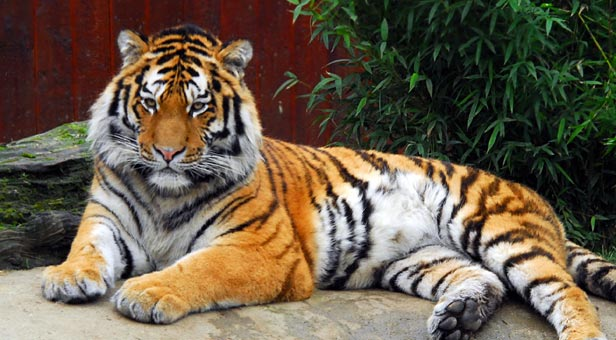
#> input picture Images-jpg/tiger1.jpg, 616 x 340 px
$ python kmeans_example.py
#> lines starting #> are read from the running program, lines starting #| are printed output that depends on the picture; after the words box and inside, x2 and y2 are one past the last pixel; in counts of white or black regions, pixels touching at a corner belong together
### lab3.py
import numpy as np
import scipy.stats
import sklearn.mixture
from scipy.spatial import distance_matrix
import matplotlib.pyplot as plt
from Functions import *
from gaussfft import gaussfft


def kmeans_segm(image, K, L, seed=42):
    """
    Implement a function that uses K-means to find cluster 'centers'
    and a 'segmentation' with an index per pixel indicating with
    cluster it is associated to.

    Input arguments:
        image - the RGB input image
        K - number of clusters
        L - number of iterations
        seed - random seed
    Output:
        segmentation: an integer image with cluster indices
        centers: an array with K cluster mean colors
    """

    flatten = np.reshape(image, (-1, 3))
    segmentation = flatten
    np.random.seed(seed)
    # centers = np.random.rand(K, 3) * 255.0
    spectre = np.unique(flatten, axis=0)
    randoms = np.random.randint(low=0, high=np.shape(spectre)[0], size=K)
    centers = spectre[randoms, :]
    old_centers = np.zeros(np.shape(centers))
    # movements = np.zeros(L)
    # for i in range(K):
    #     centers[i, :] = flatten[randoms[i]]
    converge = 0
    err = []
    for i in range(L):
        dists = distance_matrix(flatten, centers)
        # movements[i] = sum(np.min(dists, axis=1))   # pixels
        segmentation = np.argmin(dists,1)   # pixels
        # plt.hist(segmentation)
        # plt.show()
        for center in range(K):
            old_centers[center, :] = centers[center, :]
            cluster_points = np.nonzero(segmentation == center)
            cluster_points = np.reshape(cluster_points, (-1))
            # print(cluster_points)
            mean = np.mean(flatten[cluster_points])
            centers[center, :] = mean
        converge = i
        err.append(np.max(np.max(abs(old_centers - centers))))
        if np.max(np.max(abs(old_centers - centers))) < 0.01:
            break
    print("Converge at " + str(converge + 1))
    # plt.plot(err)
    # plt.title("K=" + str(K))
    # plt.show()
    if len(np.shape(image)) == 3:
        segmentation = np.reshape(segmentation, (np.shape(image)[0], np.shape(image)[1]))
    else:
        segmentation = np.reshape(segmentation, (np.shape(image)[0]))
    return segmentation, centers


# [60 lines left out: function mixture_prob, not called in this run]


# [2 lines that do not run on import are left out]

### Functions.py
import math
import numpy as np
import scipy
import scipy.ndimage
import matplotlib.pyplot as plt
from matplotlib.colors import ListedColormap
from scipy.signal import convolve2d

#  SHOWGREY(IMAGE, DISPLAY, RESOLUTION, ZMIN, ZMAX)
#    displays the real matrix IMAGE as a gray-level image on the screen.
#
#  Arguments:
#    If RESOLUTION is a scalar value, RESOLUTION distinct gray-levels,
#    equidistantly spaced between 0 (black) and 1 (white), are used.
#    If RESOLUTION is a vector, its elements (which should lie in the
#    interval [ 0, 1]) are used as gray-levels (colormap).
#
#    The (matrix element) values ZMIN and ZMAX are mapped to black and
#    white respectively. For a quantized image, it is often advisable
#    to set ZMAX to the first quantization level outside actual range.
#    Values in ] ZMIN, ZMAX[ are mapped by linear interpolation, whereas
#    values outside this interval are mapped to either black or white by
#    truncation.
#
#    If ZMIN and ZMAX are omitted, they are set to the true max
#    and min values of the elements of IMAGE.
#
#    If RESOLUTION is also omitted, it is assumed to be 64.
#    If ZMIN = ZMAX, the displayed image is thresholded at ZMAX.
#
# [23 lines left out: function showgrey, not called in this run]

#	SHOWFS( FREQSPEC, DISPLAY, RES) displays a compressed version
#	of the corresponding Fourier spectrum as a gray-level image.
#	RES distinct gray-levels, equidistantly spaced between 0 (black)
#	and 1 (white), are used. If RES is omitted, it is assumed to be 64.
#
def showfs(Image, display = True, res = 64):
	showgrey(np.log(1 + np.abs(np.fft.fftshift(Image))), display, res)


#	ROTIM = ROT( IMAGE, ANGLE, BKG) rotates the image IMAGE by an angle
#	ANGLE and sets the values of the background pixels to BKG.
#	If BKG is omitted, it is set to 0.
#	If ANGLE is also omitted, it is also set to 0.
#	This is not a very interesting rotation, but it will, like all
#	other values of ANGLE, create an output image ROTIM of size DxD,
#	where D = NORM( SIZE( IMAGE)), with the original image in the center.
#
# [193 lines left out: functions rot, pow2image, randphaseimage, deltafcn, variance, discgaussfft and 7 more, not called in this run]

# ZEROCROSSCURVES(ZERO, MASK) -- Extraction of zero-crossing curves
# Computes the zero-crossing curves from the image ZERO
# If the MASK image is specified, only point on the zero-crossing
# curves for which the mask value is True are reserved
# The format of these curves is a tuple of two arrays with (Y,X) coordinates.
#
def zerocrosscurves(zeropic, mask):
	curves = np.where(contour(zeropic) & mask.astype(int))
	return curves

# THRESHOLDCURVES(CURVES, MASK) -- Thresholding of curves
# Returns a new set of curves containing only those points
# in the polygons for which the mask value is True.
# The format of these curves is a tuple of two arrays with (Y,X) coordinates.
#
# [48 lines left out: functions thresholdcurves, overlaycurves, locmax8, not called in this run]

# IMEAN = MEAN_SEGMENTS(I, SEGM) computes the mean within clusters indexed per
# pixel by SEGM and returns in image with pixel values replaced by the means
#
def mean_segments(I, segm):
	Ivec = np.reshape(I, (-1, 3))
	idx = np.reshape(segm, (-1))
	L = np.max(idx) + 1
	centers = np.zeros((L, 3))
	h, _ = np.histogram(idx, L, (-0.5, L-0.5))
	for l in range(L):
		if h[l] > 0:
			centers[l,:] = np.mean(Ivec[idx == l], axis=0)
	return centers[segm,:]

# INEW = OVERLAY_BOUNDS(I, SEGM) creates a new image INEW with boundaries
# between clusters as indicated by the segmentation SEGM
#
def overlay_bounds(I, segm):
	(h, w) = np.shape(segm)
	grow = np.zeros((h + 1, w + 1), dtype = segm.dtype)
	grow[0:h,0:w] = segm
	mask = (segm != grow[1:h+1, 0:w]) | (segm != grow[0:h, 1:w+1])  | (segm != grow[1:h+1, 1:w+1])
	mask[0:h, w-1] = mask[h-1, 0:w] = False
	Inew = np.array(I)
	Inew[mask, 0] = 255
	Inew[mask, 1] = Inew[mask, 2] = 0
	return Inew

### kmeans_example.py
import sys
import numpy as np
from PIL import Image, ImageFilter
import matplotlib.pyplot as plt
from lab3 import kmeans_segm
from Functions import mean_segments, overlay_bounds

def kmeans_example():
    K = 20              # number of clusters used
    L = 200              # number of iterations
    seed = 14           # seed used for random initialization
    scale_factor = 0.25  # image downscale factor
    image_sigma = 1.0   # image preblurring scale

    # img = Image.open('Images-jpg/orange.jpg')
    img = Image.open('Images-jpg/tiger1.jpg')
#> img is the input picture: PIL image 616x340 RGB; mean R, G, B 106, 92.5, 74.4
    img = img.resize((int(img.size[0]*scale_factor), int(img.size[1]*scale_factor)))
#> img: PIL image 154x85 RGB

    h = ImageFilter.GaussianBlur(image_sigma)
    I = np.asarray(img.filter(ImageFilter.GaussianBlur(image_sigma))).astype(np.float32)
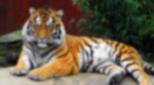
#> I: shape (85, 154, 3) float32; mean R, G, B 105.5, 92, 73.9
    segm, centers = kmeans_segm(I, K, L, seed)
#> in kmeans_segm, `centers = spectre[randoms, :]`: centers = 20 rows, first 8: [47, 45, 36], [186, 177, 161], [42, 43, 31], [127, 121, 120], [149, 138, 114], [135, 77, 28], [24, 26, 22], [133, 98, 66]
#> after the loop in kmeans_segm, `for i in range(L):`: centers = 20 rows, first 8: [51.44, 51.44, 51.44], [230.2, 230.2, 230.2], [34.18, 34.18, 34.18], [120.6, 120.6, 120.6], [130.2, 130.2, 130.2], [79.34, 79.34, 79.34], [27.01, 27.01, 27.01], [102, 102, 102]; err = 34 values, max 59.64 at index 0, min 0 at index 33, mean 3.1; old_centers has the same summary as centers
#> in kmeans_segm, `segmentation = np.reshape(segmentation, (np.shape(image)[0], np.shape(..`:
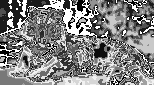
#> segmentation: shape (85, 154) int64; min 0, max 19, mean 9.7; drawn with min black and max white
    Iseg = mean_segments(img, segm)
#> in mean_segments, `idx = np.reshape(segm, (-1))`: idx = 13090 values, max 19 at index 9, min 0 at index 71, mean 9.7
#> in mean_segments, `L = np.max(idx) + 1`: L = 20
#> in mean_segments, `centers = np.zeros((L, 3))`: centers = 20 rows, first 8: [0, 0, 0], [0, 0, 0], [0, 0, 0], [0, 0, 0], [0, 0, 0], [0, 0, 0], [0, 0, 0], [0, 0, 0]
#> in mean_segments, `h, _ = np.histogram(idx, L, (-0.5, L-0.5))`: h = 20 values, max 1394 at index 19, min 194 at index 1, mean 654.5
#> after the loop in mean_segments, `for l in range(L):`: centers = 20 rows, first 8: [53.73, 52.38, 38.07], [237.4, 238.4, 239.3], [46.61, 32.62, 23.37], [156.7, 124.8, 87.98], [167, 137.6, 101.6], [87.58, 68.13, 50.9], [23.06, 33.55, 22.59], [126.3, 97.79, 68.75]
#> in mean_segments, `return centers[segm,:]`:
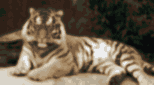
#> returned value: shape (85, 154, 3) float64; mean of channels 0, 1, 2 106, 92.5, 74.4; drawn as R, G, B
    if True:
        Inew = overlay_bounds(img, segm)
#> in overlay_bounds, `grow = np.zeros((h + 1, w + 1), dtype = segm.dtype)`: grow: shape (86, 155) int64; every value is 0
#> in overlay_bounds, `grow[0:h,0:w] = segm`:
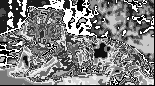
#> grow: shape (86, 155) int64; min 0, max 19, mean 9.52; drawn with min black and max white
#> in overlay_bounds, `mask = (segm != grow[1:h+1, 0:w]) | (segm != grow[0:h, 1:w+1])  | (seg..`: mask: shape (85, 154) bool; 76.1% white; 415 black regions (391 under 20 px), largest, box (x1, y1, x2, y2) and area: (0, 0, 25, 32) 339, (63, 8, 86, 34) 210, (127, 34, 153, 52) 196
#> in overlay_bounds, `mask[0:h, w-1] = mask[h-1, 0:w] = False`:
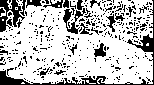
#> mask: shape (85, 154) bool; 74.3% white; 389 black regions (368 under 20 px), largest, box (x1, y1, x2, y2) and area: (0, 0, 154, 85) 866, (0, 0, 25, 32) 339, (63, 8, 86, 34) 210
#> in overlay_bounds, `Inew[mask, 1] = Inew[mask, 2] = 0`:
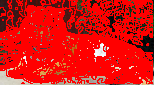
#> Inew: shape (85, 154, 3); mean R, G, B 214.2, 20.9, 17.2

    img = Image.fromarray(Inew.astype(np.ubyte))
    plt.subplot(1, 2, 1)
    plt.imshow(img)
    plt.axis('off')
    plt.subplot(1, 2, 2)
    plt.imshow(Image.fromarray(Iseg.astype(np.ubyte)))
    plt.axis('off')
    plt.title("K=" + str(K))
    plt.show()
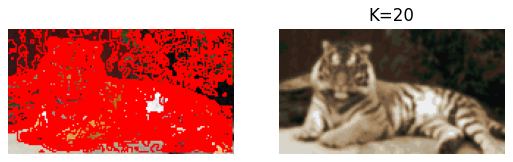
#> figure drawn by matplotlib, 2 panels
    img.save('result/kmeans.png')

if __name__ == '__main__':
    sys.exit(kmeans_example())
#> (the program exits here)

$ run again, with Images-jpg/tiger2.jpg copied over Images-jpg/tiger1.jpg
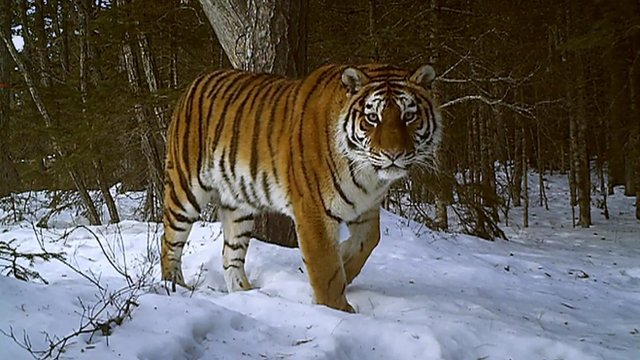
#> input picture Images-jpg/tiger2.jpg, 640 x 360 px
#> in kmeans_example, img is the input picture: PIL image 640x360 RGB; mean R, G, B 97.4, 93.3, 88.1
#> img: PIL image 160x90 RGB
#> in kmeans_segm, `centers = spectre[randoms, :]`: centers = 20 rows, first 8: [63, 58, 49], [171, 182, 214], [60, 52, 16], [124, 125, 138], [137, 151, 181], [128, 136, 146], [48, 41, 32], [127, 124, 115]
#> after the loop in kmeans_segm, `for i in range(L):`: centers = 20 rows, first 8: [76.68, 76.68, 76.68], [200.5, 200.5, 200.5], [54.83, 54.83, 54.83], [115.2, 115.2, 115.2], [167.2, 167.2, 167.2], [136.5, 136.5, 136.5], [35.05, 35.05, 35.05], [89.37, 89.37, 89.37]; err = 38 values, max 44.14 at index 0, min 0 at index 37, mean 1.9; old_centers has the same summary as centers
#> idx = 14400 values, max 19 at index 1443, min 0 at index 25, mean 9.87
#> L = 20
#> in mean_segments, `centers = np.zeros((L, 3))`: centers = 20 rows, first 8: [0, 0, 0], [0, 0, 0], [0, 0, 0], [0, 0, 0], [0, 0, 0], [0, 0, 0], [0, 0, 0], [0, 0, 0]
#> in mean_segments, `h, _ = np.histogram(idx, L, (-0.5, L-0.5))`: h = 20 values, max 1407 at index 14, min 339 at index 17, mean 720
#> after the loop in mean_segments, `for l in range(L):`: centers = 20 rows, first 8: [95.24, 78.86, 53.68], [190.5, 199.6, 223.7], [74.55, 56.19, 30.78], [115.6, 115.7, 112.8], [152.8, 164.9, 190.9], [127.5, 136.2, 151], [48, 38.23, 15.59], [99.03, 89.94, 74.08]
#> in overlay_bounds, `mask[0:h, w-1] = mask[h-1, 0:w] = False`:
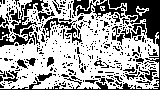
#> mask: shape (90, 160) bool; 62.9% white; 430 black regions (389 under 20 px), largest, box (x1, y1, x2, y2) and area: (0, 0, 160, 90) 1409, (77, 0, 126, 18) 299, (0, 26, 35, 47) 244
#> in kmeans_example, `plt.show()`:
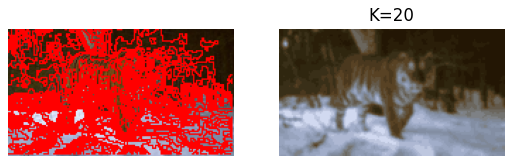
#> figure drawn by matplotlib, 2 panels

$ run again, with Images-jpg/tiger3.jpg copied over Images-jpg/tiger1.jpg
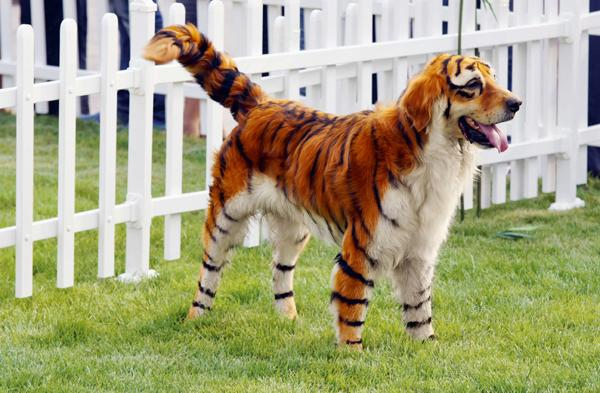
#> input picture Images-jpg/tiger3.jpg, 600 x 393 px
#> in kmeans_example, img is the input picture: PIL image 600x393 RGB; mean R, G, B 166.4, 163.6, 127.4
#> img: PIL image 150x98 RGB
#> in kmeans_segm, `centers = spectre[randoms, :]`: centers = 20 rows, first 8: [132, 156, 70], [195, 195, 204], [130, 151, 60], [158, 175, 86], [237, 234, 228], [166, 178, 101], [161, 129, 98], [111, 49, 22]
#> after the loop in kmeans_segm, `for i in range(L):`: centers = 20 rows, first 8: [113.7, 113.7, 113.7], [202, 202, 202], [103, 103, 103], [133.4, 133.4, 133.4], [231.6, 231.6, 231.6], [150.6, 150.6, 150.6], [121.7, 121.7, 121.7], [54.07, 54.07, 54.07]; err = 47 values, max 71.84 at index 0, min 0 at index 46, mean 2.16; old_centers has the same summary as centers
#> idx = 14700 values, max 19 at index 0, min 0 at index 21, mean 9.3
#> L = 20
#> in mean_segments, `centers = np.zeros((L, 3))`: centers = 20 rows, first 8: [0, 0, 0], [0, 0, 0], [0, 0, 0], [0, 0, 0], [0, 0, 0], [0, 0, 0], [0, 0, 0], [0, 0, 0]
#> in mean_segments, `h, _ = np.histogram(idx, L, (-0.5, L-0.5))`: h = 20 values, max 1255 at index 13, min 410 at index 16, mean 735
#> after the loop in mean_segments, `for l in range(L):`: centers = 20 rows, first 8: [126.5, 132.6, 68.74], [214.1, 213, 211.1], [112.6, 107, 58.81], [150, 161.9, 86.57], [235.4, 235.2, 235.8], [164.2, 164.6, 116.6], [135, 146.5, 74.95], [91.74, 36.24, 18.44]
#> in overlay_bounds, `mask[0:h, w-1] = mask[h-1, 0:w] = False`:
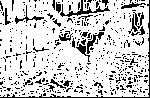
#> mask: shape (98, 150) bool; 80.3% white; black in thin lines or dots
#> in kmeans_example, `plt.show()`:
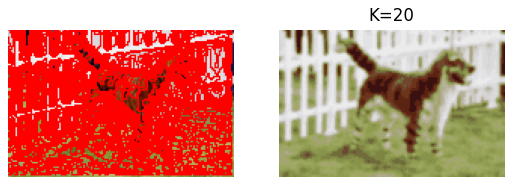
#> figure drawn by matplotlib, 2 panels
